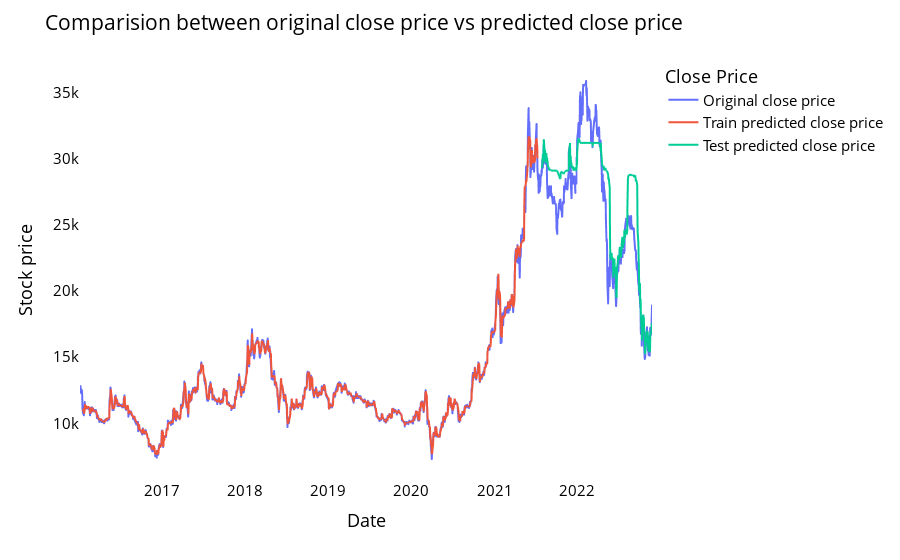

Here is the notebook cell this chart was saved with:
### Code cell
# shift train predictions for plotting
from itertools import cycle
import plotly.express as px
look_back=time_step
trainPredictPlot = np.empty_like(closedf)
trainPredictPlot[:, :] = np.nan
trainPredictPlot[look_back:len(RF_train_predict)+look_back, :] = RF_train_predict
print("Train predicted data: ", trainPredictPlot.shape)

# shift test predictions for plotting
testPredictPlot = np.empty_like(closedf)
testPredictPlot[:, :] = np.nan
testPredictPlot[len(RF_train_predict)+(look_back*2)+1:len(closedf)-1, :] = RF_test_predict
print("Test predicted data: ", testPredictPlot.shape)

names = cycle(['Original close price','Train predicted close price','Test predicted close price'])


plotdf = pd.DataFrame({'date': close_stock['Date'],
                       'original_close': close_stock['Close'],
                      'train_predicted_close': trainPredictPlot.reshape(1,-1)[0].tolist(),
                      'test_predicted_close': testPredictPlot.reshape(1,-1)[0].tolist()})

fig = px.line(plotdf,x=plotdf['date'], y=[plotdf['original_close'],plotdf['train_predicted_close'],
                                          plotdf['test_predicted_close']],
              labels={'value':'Stock price','date': 'Date'})
fig.update_layout(title_text='Comparision between original close price vs predicted close price',
                  plot_bgcolor='white', font_size=15, font_color='black', legend_title_text='Close Price')
fig.for_each_trace(lambda t:  t.update(name = next(names)))

fig.update_xaxes(showgrid=False)
fig.update_yaxes(showgrid=False)
fig.show()

### Figure 1 — Plotly figure (JSON) as saved in the notebook; plotly's stock layout.template omitted (floating-point values rounded to 4 significant figures; data arrays with more than 128 entries replaced by an {"elided": "..."} marker saying what was removed)
{"data": [{"hovertemplate": "variable=original_close<br>Date=%{x}<br>Stock price=%{y}<extra></extra>", "legendgroup": "original_close", "line": {"color": "#636efa", "dash": "solid"}, "marker": {"symbol": "circle"}, "mode": "lines", "name": "Original close price", "showlegend": true, "type": "scattergl", "x": {"elided": "1727 str values"}, "xaxis": "x", "y": {"elided": "1727 int values"}, "yaxis": "y"}, {"hovertemplate": "variable=train_predicted_close<br>Date=%{x}<br>Stock price=%{y}<extra></extra>", "legendgroup": "train_predicted_close", "line": {"color": "#EF553B", "dash": "solid"}, "marker": {"symbol": "circle"}, "mode": "lines", "name": "Train predicted close price", "showlegend": true, "type": "scattergl", "x": {"elided": "1727 str values"}, "xaxis": "x", "y": {"elided": "1727 float values"}, "yaxis": "y"}, {"hovertemplate": "variable=test_predicted_close<br>Date=%{x}<br>Stock price=%{y}<extra></extra>", "legendgroup": "test_predicted_close", "line": {"color": "#00cc96", "dash": "solid"}, "marker": {"symbol": "circle"}, "mode": "lines", "name": "Test predicted close price", "showlegend": true, "type": "scattergl", "x": {"elided": "1727 str values"}, "xaxis": "x", "y": {"elided": "1727 float values"}, "yaxis": "y"}], "layout": {"font": {"color": "black", "size": 15}, "legend": {"title": {"text": "Close Price"}, "tracegroupgap": 0}, "margin": {"t": 60}, "plot_bgcolor": "white", "title": {"text": "Comparision between original close price vs predicted close price"}, "xaxis": {"anchor": "y", "domain": [0, 1], "showgrid": false, "title": {"text": "Date"}}, "yaxis": {"anchor": "x", "domain": [0, 1], "showgrid": false, "title": {"text": "Stock price"}}}}
